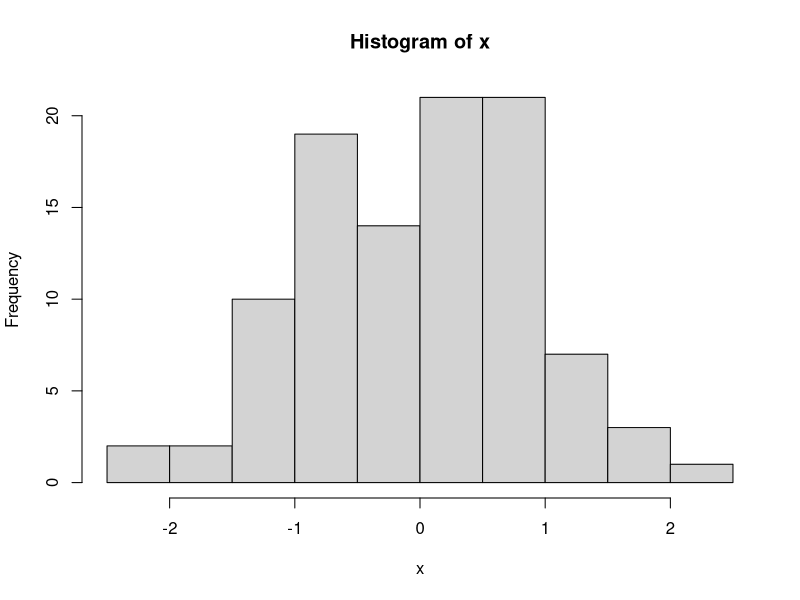

Generate this figure with R:
## ---- chunk 1
x <- rnorm(n = 100, mean = 0, sd = 1)
hist(x)
## ---- chunk 2
sessionInfo()
